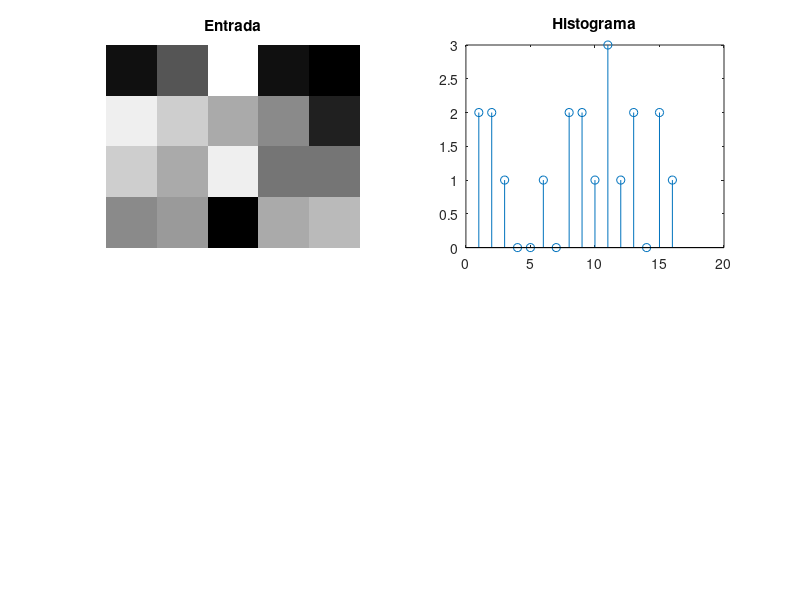

The MATLAB script that drew this image:
clc;
clear all;

I = [1 5 15 1 0;14 12 10 8 2; 12 10 14 7 7; 8 9 0 10 11];
[M N] = size(I);
Q=M*N;
k=4;
q=2^k;
L=0:q-1;
h=zeros(1,q);
Hlinha=h;

for(l=1:q)
  for(m=1:M)
    for(n=1:N)
      if(I(m,n)==L(l))
        h(l)++;
      endif
    endfor
  endfor
endfor
H=h;
k=1/Q

a=2;
b=2;
subplot(a,b,1)
imshow(I,[])
title("Entrada");
subplot(a,b,2)
stem(H)
title("Histograma")